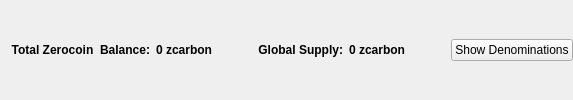
                       <widget class="QFrame" name="balanceSupplyFrame">
                        <layout class="QHBoxLayout" name="horizontalLayout_2" stretch="0,0,0,1,0">
                         <property name="rightMargin">
                          <number>0</number>
                         </property>
                         <item>
                          <layout class="QHBoxLayout" name="horizontalLayout_34">
                           <item>
                            <widget class="QLabel" name="labelzAvailableText_3">
                             <property name="font">
                              <font>
                               <weight>75</weight>
                               <bold>true</bold>
                              </font>
                             </property>
                             <property name="toolTip">
                              <string>Total Balance including unconfirmed and immature zcarbon</string>
                             </property>
                             <property name="text">
                              <string>Total Zerocoin  Balance:</string>
                             </property>
                             <property name="alignment">
                              <set>Qt::AlignRight|Qt::AlignTrailing|Qt::AlignVCenter</set>
                             </property>
                            </widget>
                           </item>
                           <item>
                            <widget class="QLabel" name="labelzAvailableAmount_4">
                             <property name="minimumSize">
                              <size>
                               <width>40</width>
                               <height>0</height>
                              </size>
                             </property>
                             <property name="font">
                              <font>
                               <weight>75</weight>
                               <bold>true</bold>
                              </font>
                             </property>
                             <property name="toolTip">
                              <string>Total Balance including unconfirmed and immature zcarbon</string>
                             </property>
                             <property name="text">
                              <string>0 zcarbon</string>
                             </property>
                             <property name="alignment">
                              <set>Qt::AlignLeading|Qt::AlignLeft|Qt::AlignVCenter</set>
                             </property>
                            </widget>
                           </item>
                          </layout>
                         </item>
                         <item>
                          <spacer name="horizontalSpacer_32">
                           <property name="orientation">
                            <enum>Qt::Horizontal</enum>
                           </property>
                           <property name="sizeHint" stdset="0">
                            <size>
                             <width>40</width>
                             <height>20</height>
                            </size>
                           </property>
                          </spacer>
                         </item>
                         <item>
                          <layout class="QHBoxLayout" name="horizontalLayout_35">
                           <item>
                            <widget class="QLabel" name="labelZsupplyText_2">
                             <property name="font">
                              <font>
                               <weight>75</weight>
                               <bold>true</bold>
                              </font>
                             </property>
                             <property name="text">
                              <string>Global Supply:</string>
                             </property>
                             <property name="alignment">
                              <set>Qt::AlignRight|Qt::AlignTrailing|Qt::AlignVCenter</set>
                             </property>
                            </widget>
                           </item>
                           <item>
                            <widget class="QLabel" name="labelZsupplyAmount_2">
                             <property name="font">
                              <font>
                               <weight>75</weight>
                               <bold>true</bold>
                              </font>
                             </property>
                             <property name="text">
                              <string>0 zcarbon</string>
                             </property>
                            </widget>
                           </item>
                          </layout>
                         </item>
                         <item>
                          <spacer name="horizontalSpacer_31">
                           <property name="orientation">
                            <enum>Qt::Horizontal</enum>
                           </property>
                           <property name="sizeHint" stdset="0">
                            <size>
                             <width>40</width>
                             <height>20</height>
                            </size>
                           </property>
                          </spacer>
                         </item>
                         <item>
                          <widget class="QPushButton" name="pushButtonShowDenoms">
                           <property name="toolTip">
                            <string>Show zcarbon denominations list</string>
                           </property>
                           <property name="text">
                            <string>Show Denominations</string>
                           </property>
                          </widget>
                         </item>
                        </layout>
                       </widget>
